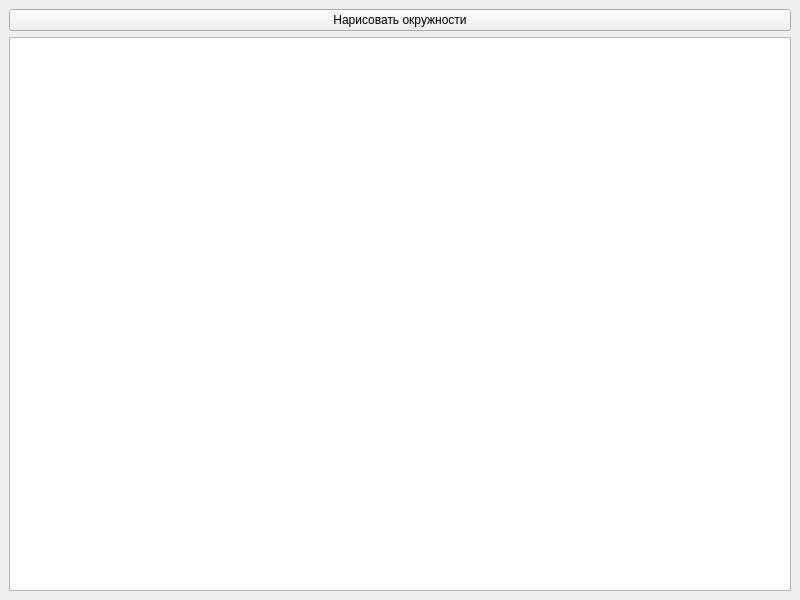
<?xml version="1.0" encoding="UTF-8"?>
<ui version="4.0">
 <class>MainWindow</class>
 <widget class="QMainWindow" name="MainWindow">
  <property name="geometry">
   <rect>
    <x>0</x>
    <y>0</y>
    <width>800</width>
    <height>600</height>
   </rect>
  </property>
  <property name="windowTitle">
   <string>Рисование окружностей</string>
  </property>
  <widget class="QWidget" name="centralwidget">
   <layout class="QVBoxLayout" name="verticalLayout">
    <item>
     <widget class="QPushButton" name="pushButton">
      <property name="text">
       <string>Нарисовать окружности</string>
      </property>
     </widget>
    </item>
    <item>
     <widget class="QGraphicsView" name="graphicsView"/>
    </item>
   </layout>
  </widget>
 </widget>
 <resources/>
 <connections/>
</ui>
